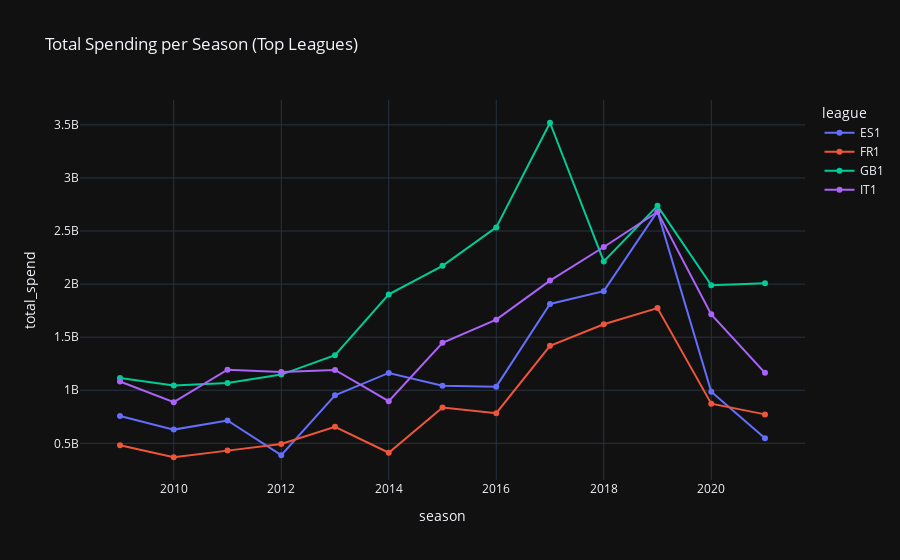

The notebook cell this image was saved under:
### Markdown cell above
The following code helps us display the interactive plots, as we encountered some issues when running the code in different IDEs.

### Code cell
#calculate the total spending per league across all seasons
league_totals = (
    league_season
    .groupby('league', observed=False)['total_spend']
    .sum()
    .reset_index()
    .sort_values('total_spend', ascending=False))

#data selection
top4 = league_totals['league'].head(4).tolist()
trend_top = league_season[league_season['league'].isin(top4)]

#adding interactiveness by using plotly package
fig = px.line(
    trend_top,
    x='season',
    y='total_spend',
    color='league',
    markers=True,
    title='Total Spending per Season (Top Leagues)',
    hover_data=['league', 'season', 'total_spend'])

fig.show()

### Figure 1 — Plotly figure (JSON) as saved in the notebook; plotly's stock layout.template omitted (floating-point values rounded to 4 significant figures)
{"data": [{"customdata": [["ES1"], ["ES1"], ["ES1"], ["ES1"], ["ES1"], ["ES1"], ["ES1"], ["ES1"], ["ES1"], ["ES1"], ["ES1"], ["ES1"], ["ES1"]], "hovertemplate": "league=%{customdata[0]}<br>season=%{x}<br>total_spend=%{y}<extra></extra>", "legendgroup": "ES1", "line": {"color": "#636efa", "dash": "solid"}, "marker": {"symbol": "circle"}, "mode": "lines+markers", "name": "ES1", "orientation": "v", "showlegend": true, "x": [2009, 2010, 2011, 2012, 2013, 2014, 2015, 2016, 2017, 2018, 2019, 2020, 2021], "xaxis": "x", "y": [756900000.0, 629200000.0, 714800000.0, 388600000.0, 952600000.0, 1163000000.0, 1043000000.0, 1034000000.0, 1813000000.0, 1934000000.0, 2685000000.0, 986200000.0, 547000000.0], "yaxis": "y", "type": "scatter"}, {"customdata": [["FR1"], ["FR1"], ["FR1"], ["FR1"], ["FR1"], ["FR1"], ["FR1"], ["FR1"], ["FR1"], ["FR1"], ["FR1"], ["FR1"], ["FR1"]], "hovertemplate": "league=%{customdata[0]}<br>season=%{x}<br>total_spend=%{y}<extra></extra>", "legendgroup": "FR1", "line": {"color": "#EF553B", "dash": "solid"}, "marker": {"symbol": "circle"}, "mode": "lines+markers", "name": "FR1", "orientation": "v", "showlegend": true, "x": [2009, 2010, 2011, 2012, 2013, 2014, 2015, 2016, 2017, 2018, 2019, 2020, 2021], "xaxis": "x", "y": [482100000.0, 368800000.0, 431300000.0, 493500000.0, 656200000.0, 411300000.0, 837100000.0, 784200000.0, 1419000000.0, 1622000000.0, 1774000000.0, 873600000.0, 772700000.0], "yaxis": "y", "type": "scatter"}, {"customdata": [["GB1"], ["GB1"], ["GB1"], ["GB1"], ["GB1"], ["GB1"], ["GB1"], ["GB1"], ["GB1"], ["GB1"], ["GB1"], ["GB1"], ["GB1"]], "hovertemplate": "league=%{customdata[0]}<br>season=%{x}<br>total_spend=%{y}<extra></extra>", "legendgroup": "GB1", "line": {"color": "#00cc96", "dash": "solid"}, "marker": {"symbol": "circle"}, "mode": "lines+markers", "name": "GB1", "orientation": "v", "showlegend": true, "x": [2009, 2010, 2011, 2012, 2013, 2014, 2015, 2016, 2017, 2018, 2019, 2020, 2021], "xaxis": "x", "y": [1115000000.0, 1044000000.0, 1068000000.0, 1148000000.0, 1331000000.0, 1903000000.0, 2172000000.0, 2534000000.0, 3520000000.0, 2214000000.0, 2737000000.0, 1989000000.0, 2008000000.0], "yaxis": "y", "type": "scatter"}, {"customdata": [["IT1"], ["IT1"], ["IT1"], ["IT1"], ["IT1"], ["IT1"], ["IT1"], ["IT1"], ["IT1"], ["IT1"], ["IT1"], ["IT1"], ["IT1"]], "hovertemplate": "league=%{customdata[0]}<br>season=%{x}<br>total_spend=%{y}<extra></extra>", "legendgroup": "IT1", "line": {"color": "#ab63fa", "dash": "solid"}, "marker": {"symbol": "circle"}, "mode": "lines+markers", "name": "IT1", "orientation": "v", "showlegend": true, "x": [2009, 2010, 2011, 2012, 2013, 2014, 2015, 2016, 2017, 2018, 2019, 2020, 2021], "xaxis": "x", "y": [1083000000.0, 887600000.0, 1194000000.0, 1173000000.0, 1191000000.0, 896800000.0, 1447000000.0, 1665000000.0, 2033000000.0, 2349000000.0, 2681000000.0, 1715000000.0, 1164000000.0], "yaxis": "y", "type": "scatter"}], "layout": {"xaxis": {"anchor": "y", "domain": [0.0, 1.0], "title": {"text": "season"}}, "yaxis": {"anchor": "x", "domain": [0.0, 1.0], "title": {"text": "total_spend"}}, "legend": {"title": {"text": "league"}, "tracegroupgap": 0}, "title": {"text": "Total Spending per Season (Top Leagues)"}}}
